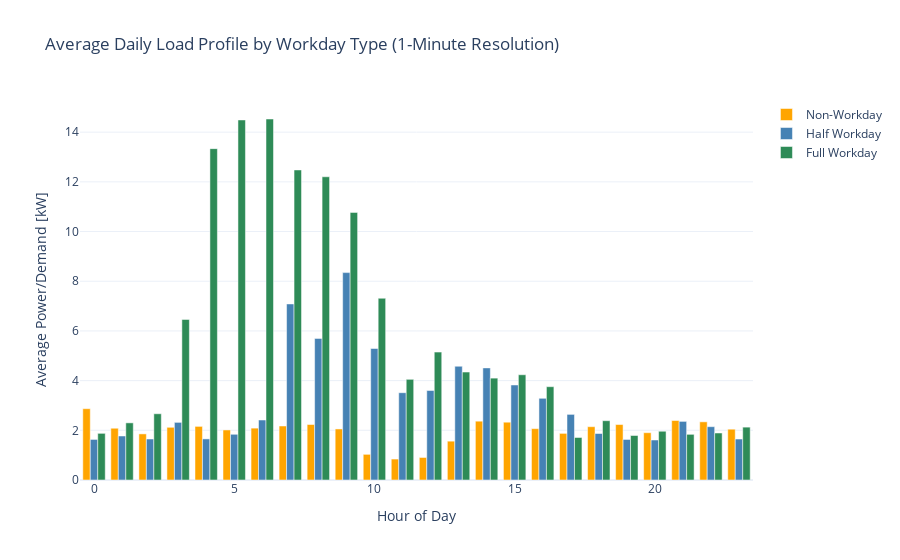

Notebook code for this chart:
### Code cell
import plotly.graph_objects as go

# Compute average hourly profile per workday type
profiles = (
    df_1m
    .assign(hour=lambda x: x["timestamp"].dt.hour)
    .groupby(["workday", "hour"])["avg_load"]
    .mean()
    .reset_index()
)

fig = go.Figure()

workday_labels = {
    0: "Non-Workday",
    1: "Half Workday",
    2: "Full Workday"
}

colors = {
    0: "orange",
    1: "steelblue",
    2: "seagreen"
}

for wd in [0, 1, 2]:
    df_wd = profiles[profiles["workday"] == wd]
    fig.add_trace(
        go.Bar(
            x=df_wd["hour"],
            y=df_wd["avg_load"] / 1e3,
            name=workday_labels[wd],
            marker_color=colors[wd],
        )
    )

fig.update_layout(
    title="Average Daily Load Profile by Workday Type (1-Minute Resolution)",
    xaxis_title="Hour of Day",
    yaxis_title="Average Power/Demand [kW]",
    barmode="group",
    template="plotly_white",
)

fig.show()

### Figure 1 — Plotly figure (JSON) as saved in the notebook; plotly's stock layout.template omitted (floating-point values rounded to 4 significant figures)
{"data": [{"marker": {"color": "orange"}, "name": "Non-Workday", "type": "bar", "x": [0, 1, 2, 3, 4, 5, 6, 7, 8, 9, 10, 11, 12, 13, 14, 15, 16, 17, 18, 19, 20, 21, 22, 23], "y": [2.87, 2.083, 1.856, 2.121, 2.158, 2.014, 2.087, 2.174, 2.233, 2.054, 1.033, 0.8427, 0.9066, 1.563, 2.367, 2.326, 2.066, 1.876, 2.146, 2.232, 1.904, 2.394, 2.341, 2.045]}, {"marker": {"color": "steelblue"}, "name": "Half Workday", "type": "bar", "x": [0, 1, 2, 3, 4, 5, 6, 7, 8, 9, 10, 11, 12, 13, 14, 15, 16, 17, 18, 19, 20, 21, 22, 23], "y": [1.633, 1.772, 1.65, 2.32, 1.654, 1.84, 2.414, 7.087, 5.7, 8.348, 5.292, 3.514, 3.601, 4.578, 4.513, 3.825, 3.288, 2.641, 1.871, 1.632, 1.609, 2.359, 2.146, 1.649]}, {"marker": {"color": "seagreen"}, "name": "Full Workday", "type": "bar", "x": [0, 1, 2, 3, 4, 5, 6, 7, 8, 9, 10, 11, 12, 13, 14, 15, 16, 17, 18, 19, 20, 21, 22, 23], "y": [1.878, 2.3, 2.666, 6.462, 13.34, 14.49, 14.53, 12.48, 12.2, 10.77, 7.315, 4.052, 5.15, 4.346, 4.1, 4.236, 3.755, 1.711, 2.387, 1.791, 1.963, 1.838, 1.892, 2.128]}], "layout": {"barmode": "group", "title": {"text": "Average Daily Load Profile by Workday Type (1-Minute Resolution)"}, "xaxis": {"title": {"text": "Hour of Day"}}, "yaxis": {"title": {"text": "Average Power/Demand [kW]"}}}}
